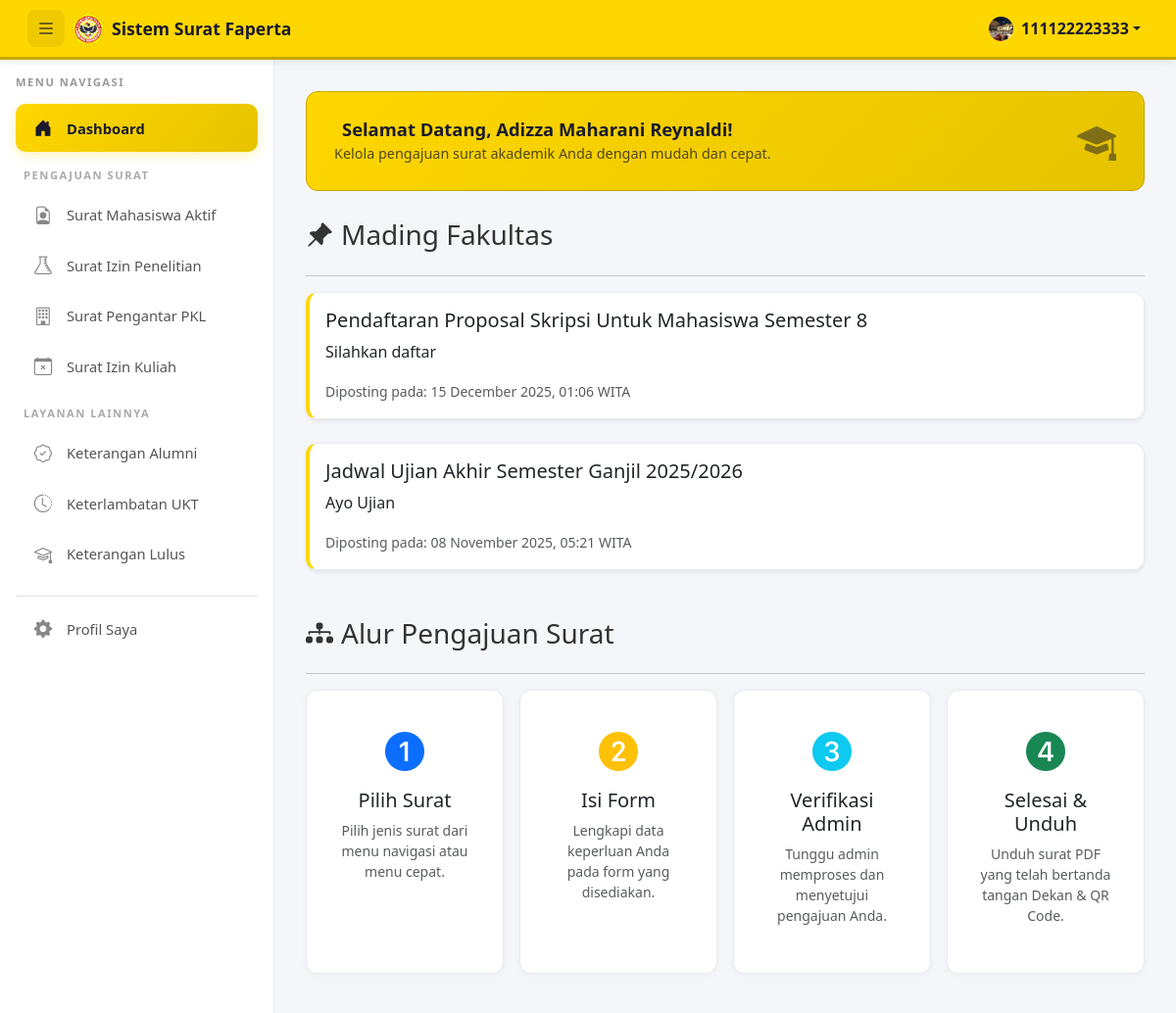
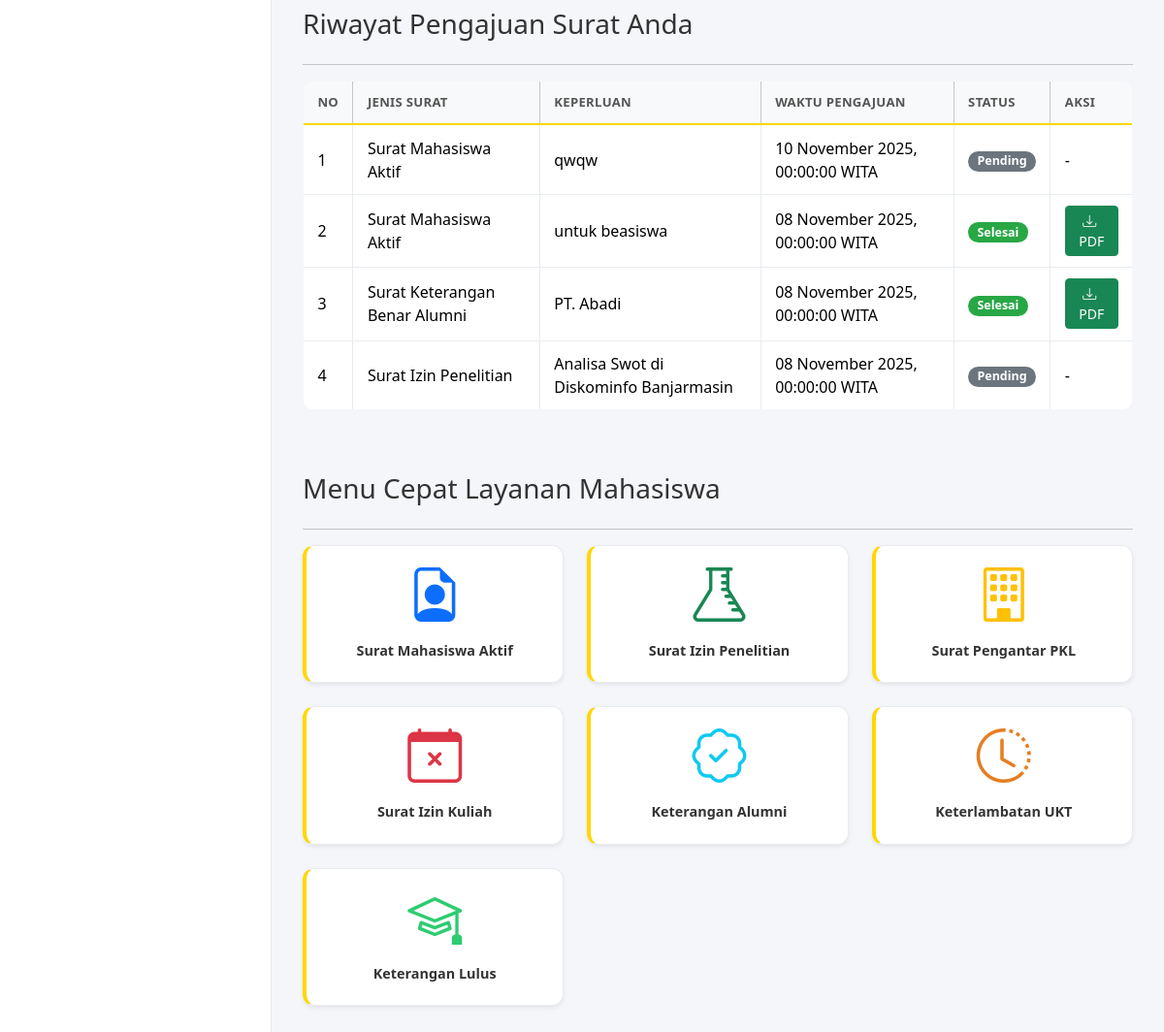
/TA_ULM/user/index.php (signed in), run on the app's committed database (2 pictures, top to bottom).
### tables this page shows
CREATE TABLE `users` (
  `id` int(11) NOT NULL,
  `nama_lengkap` varchar(100) NOT NULL,
  `prodi_id` int(11) DEFAULT NULL,
  `username` varchar(50) NOT NULL,
  `email` varchar(255) DEFAULT NULL,
  `telepon` varchar(20) DEFAULT NULL,
  `password` varchar(255) NOT NULL,
  `foto_profil` varchar(255) DEFAULT NULL,
  `role` enum('admin','user','dekan','wakil_dekan') NOT NULL DEFAULT 'user',
  `created_at` timestamp NOT NULL DEFAULT current_timestamp()
);

CREATE TABLE `mading` (
  `id` int(11) NOT NULL,
  `judul` varchar(255) NOT NULL,
  `isi` text NOT NULL,
  `gambar` varchar(255) DEFAULT NULL,
  `user_id` int(11) NOT NULL COMMENT 'Admin yang memposting',
  `tanggal_dibuat` timestamp NOT NULL DEFAULT current_timestamp()
);

CREATE TABLE `surat` (
  `id` int(11) NOT NULL,
  `user_id` int(11) NOT NULL,
  `nomor_surat` varchar(50) DEFAULT NULL,
  `jenis_surat` varchar(100) NOT NULL,
  `nama_lengkap` varchar(255) NOT NULL,
  `nim` varchar(20) NOT NULL,
  `semester` int(2) DEFAULT NULL,
  `keperluan` text NOT NULL,
  `dosen_pembimbing` varchar(255) DEFAULT NULL,
  `tanggal_mulai` date DEFAULT NULL,
  `tanggal_selesai` datetime DEFAULT NULL,
  `tanggal_penyelesaian` datetime DEFAULT NULL,
  `durasi_magang` varchar(50) DEFAULT NULL,
  `tanggal_pengajuan` datetime DEFAULT NULL,
  `status` enum('Pending','Diproses','Selesai','Ditolak') NOT NULL DEFAULT 'Pending',
  `catatan_admin` text DEFAULT NULL,
  `updated_at` timestamp NOT NULL DEFAULT current_timestamp() ON UPDATE current_timestamp()
);

### TA_ULM/user/index.php (the view, shortened to what the rows shown need)
<?php
require '../config/database.php';
$user_id = $_SESSION['user_id'];
$user_stmt = $pdo->prepare("SELECT username, foto_profil FROM users WHERE id = ?");
$user_stmt->execute([$user_id]);
$user_data = $user_stmt->fetch(PDO::FETCH_ASSOC);
$limit = 10;
$page = isset($_GET['page']) ? (int)$_GET['page'] : 1;
$offset = ($page - 1) * $limit;
$stmt = $pdo->prepare("SELECT * FROM surat WHERE user_id = ? ORDER BY tanggal_pengajuan DESC LIMIT $limit OFFSET $offset");
$stmt->execute([$user_id]);
$riwayat_surat = $stmt->fetchAll(PDO::FETCH_ASSOC);
$mading_stmt = $pdo->query("SELECT * FROM mading ORDER BY tanggal_dibuat DESC LIMIT 3");
$mading_list = $mading_stmt->fetchAll(PDO::FETCH_ASSOC);
?>
<!DOCTYPE html>
<html lang="id">
<head>
    <link href="https://cdn.jsdelivr.net/npm/bootstrap@5.3.2/dist/css/bootstrap.min.css" rel="stylesheet">
    <link href="https://cdn.jsdelivr.net/npm/bootstrap-icons/font/bootstrap-icons.css" rel="stylesheet">
    <link rel="stylesheet" href="../assets/css/style.css?v=<?= time(); ?>">
    <link rel="stylesheet" href="../assets/css/responsive.css?v=<?= time(); ?>">
</head>
<body>
<nav class="navbar navbar-expand-lg navbar-custom">
    <div class="container-fluid">
        <ul class="navbar-nav ms-auto">
            <li class="nav-item dropdown">
                <a class="nav-link dropdown-toggle d-flex align-items-center" href="#" id="navbarDropdown" role="button" data-bs-toggle="dropdown" aria-expanded="false">
                    <?php
                        $foto_profil_nav = '../assets/uploads/profil/' . ($user_data['foto_profil'] ?? 'default.png');
                    ?>
                    <img src="<?= $foto_profil_nav ?>" alt="Foto Profil" class="rounded-circle me-2" style="width: 25px; height: 25px; object-fit: cover;">
                    <?= htmlspecialchars($user_data['username']); ?>
                </a>
            </li>
        </ul>
    </div>
</nav>
<div class="main-container">
    <div class="content">
        <div class="mb-5">
            <?php if (empty($mading_list)): ?>
                <div class="alert alert-info text-center">Saat ini belum ada pengumuman.</div>
            <?php else: ?>
                <div class="row g-4">
                <?php foreach ($mading_list as $mading): ?>
                    <div class="col-12">
                        <div class="card shadow-sm">
                            <div class="card-body">
                                <h5 class="card-title"><?= htmlspecialchars($mading['judul']); ?></h5>
                                <p class="card-text"><?= nl2br(htmlspecialchars($mading['isi'])); ?></p>
                                <p class="card-text"><small class="text-muted">Diposting pada:
                                <?php
                                    if (!empty($mading['tanggal_dibuat']) && substr($mading['tanggal_dibuat'], 0, 4) != '0000') {
                                        echo date('d F Y, H:i', strtotime($mading['tanggal_dibuat'])) . ' WITA';
                                    } else {
                                        echo '-';
                                    }
                                ?>
                                </small></p>
                            </div>
                        </div>
                    </div>
                <?php endforeach; ?>
                </div>
            <?php endif; ?>
        </div>
        <div class="table-responsive">
            <table class="table table-bordered table-hover">
                <thead class="table-light">
                    <tr>
                        <th>No</th>
                        <th>Jenis Surat</th>
                        <th>Keperluan</th>
                        <th>Waktu Pengajuan</th>
                        <th>Status</th>
                        <th>Aksi</th>
                    </tr>
                </thead>
                <tbody>
                    <?php if (empty($riwayat_surat)): ?>
                        <tr>
                            <td colspan="6" class="text-center">Belum ada riwayat pengajuan.</td>
                        </tr>
                    <?php else: ?>
                        <?php $no = $offset + 1; foreach ($riwayat_surat as $surat): ?>
                        <tr>
                            <td><?= $no++; ?></td>
                            <td><?= htmlspecialchars($surat['jenis_surat']); ?></td>
                            <td><?= htmlspecialchars($surat['keperluan']); ?></td>
                            <td>
                                <?php
                                    if (!empty($surat['tanggal_pengajuan']) && substr($surat['tanggal_pengajuan'], 0, 4) != '0000') {
                                        echo date('d F Y, H:i:s', strtotime($surat['tanggal_pengajuan'])) . ' WITA';
                                    } else {
                                        echo '-';
                                    }
                                ?>
                            </td>
                            <td>
                                <span class="badge badge-status-<?= strtolower($surat['status']); ?>"><?= htmlspecialchars($surat['status']); ?></span>
                            </td>
                            <td>
                                <?php if ($surat['status'] == 'Selesai'): ?>
                                    <a href="../admin/generate_pdf.php?id=<?= $surat['id']; ?>" class="btn btn-success btn-sm" target="_blank">
                                        <i class="bi bi-download me-1"></i> PDF
                                    </a>
                                <?php else: ?>
                                    -
                                <?php endif; ?>
                            </td>
                        </tr>
                        <?php endforeach; ?>
                    <?php endif; ?>
                </tbody>
            </table>
        </div>
    </div>
</div>
</body>
</html>

### data on the page
users: foto_profil (picture), username "111122223333"
mading: judul "Pendaftaran Proposal Skripsi Untuk Mahasiswa Semester 8", isi "Silahkan daftar", tanggal_dibuat "15 December 2025, 01:06"
mading: judul "Jadwal Ujian Akhir Semester Ganjil 2025/2026", isi "Ayo Ujian", tanggal_dibuat "08 November 2025, 05:21"
surat: jenis_surat "Surat Mahasiswa Aktif", keperluan "qwqw", tanggal_pengajuan "10 November 2025, 00:00:00", status "Pending"
surat: jenis_surat "Surat Mahasiswa Aktif", keperluan "untuk beasiswa", tanggal_pengajuan "08 November 2025, 00:00:00", status "Selesai"
surat: jenis_surat "Surat Keterangan Benar Alumni", keperluan "PT. Abadi", tanggal_pengajuan "08 November 2025, 00:00:00", status "Selesai"
surat: jenis_surat "Surat Izin Penelitian", keperluan "Analisa Swot di Diskominfo Banjarmasin", tanggal_pengajuan "08 November 2025, 00:00:00", status "Pending"

### other printed values
$_SESSION['nama_lengkap'] "Adizza Maharani Reynaldi"
